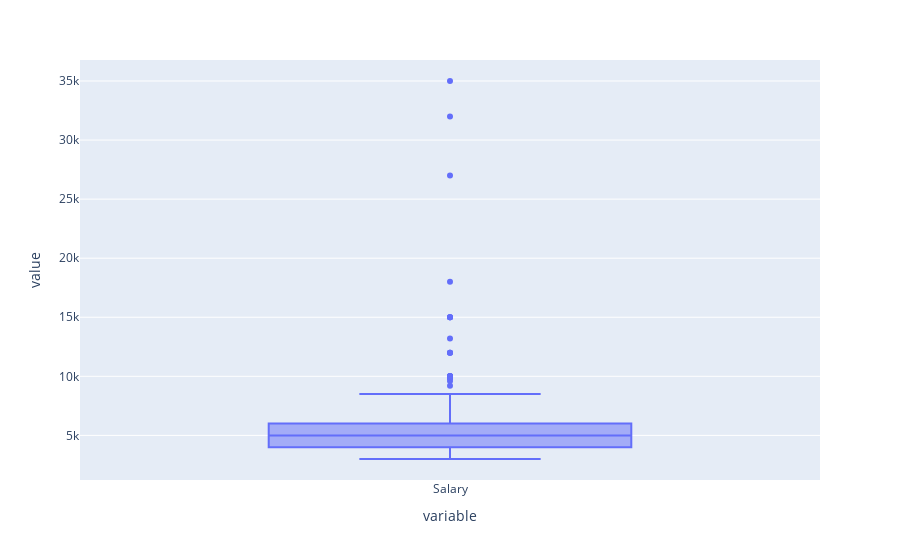

Notebook cell for this chart:
### Code cell
fig = px.box(df['Salary'])
fig.show()

### Figure 1 — Plotly figure (JSON) as saved in the notebook; plotly's stock layout.template omitted (floating-point values rounded to 4 significant figures; data arrays with more than 128 entries replaced by an {"elided": "..."} marker saying what was removed)
{"data": [{"alignmentgroup": "True", "hovertemplate": "variable=%{x}<br>value=%{y}<extra></extra>", "legendgroup": "", "marker": {"color": "#636efa"}, "name": "", "notched": false, "offsetgroup": "", "orientation": "v", "showlegend": false, "type": "box", "x": {"elided": "702 str values"}, "x0": " ", "xaxis": "x", "y": {"elided": "702 int values"}, "y0": " ", "yaxis": "y"}], "layout": {"boxmode": "group", "legend": {"tracegroupgap": 0}, "margin": {"t": 60}, "xaxis": {"anchor": "y", "domain": [0, 1], "title": {"text": "variable"}}, "yaxis": {"anchor": "x", "domain": [0, 1], "title": {"text": "value"}}}}
